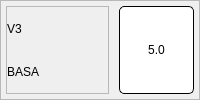
                       <widget class="QFrame" name="frame_97">
                        <property name="frameShape">
                         <enum>QFrame::StyledPanel</enum>
                        </property>
                        <property name="frameShadow">
                         <enum>QFrame::Raised</enum>
                        </property>
                        <layout class="QHBoxLayout" name="horizontalLayout_46" stretch="4,1">
                         <property name="spacing">
                          <number>10</number>
                         </property>
                         <property name="leftMargin">
                          <number>5</number>
                         </property>
                         <property name="topMargin">
                          <number>5</number>
                         </property>
                         <property name="rightMargin">
                          <number>5</number>
                         </property>
                         <property name="bottomMargin">
                          <number>5</number>
                         </property>
                         <item>
                          <widget class="QFrame" name="frame_98">
                           <property name="frameShape">
                            <enum>QFrame::StyledPanel</enum>
                           </property>
                           <property name="frameShadow">
                            <enum>QFrame::Raised</enum>
                           </property>
                           <layout class="QVBoxLayout" name="verticalLayout_65">
                            <property name="spacing">
                             <number>0</number>
                            </property>
                            <property name="leftMargin">
                             <number>0</number>
                            </property>
                            <property name="topMargin">
                             <number>0</number>
                            </property>
                            <property name="rightMargin">
                             <number>0</number>
                            </property>
                            <property name="bottomMargin">
                             <number>0</number>
                            </property>
                            <item>
                             <widget class="QLabel" name="label_106">
                              <property name="styleSheet">
                               <string notr="true">font: bold 28px &quot;Roboto&quot;;</string>
                              </property>
                              <property name="text">
                               <string>V3</string>
                              </property>
                             </widget>
                            </item>
                            <item>
                             <widget class="QLabel" name="label_107">
                              <property name="styleSheet">
                               <string notr="true">font:  20px &quot;Roboto&quot;;</string>
                              </property>
                              <property name="text">
                               <string>BASA</string>
                              </property>
                             </widget>
                            </item>
                           </layout>
                          </widget>
                         </item>
                         <item>
                          <widget class="QPushButton" name="v3_button">
                           <property name="sizePolicy">
                            <sizepolicy hsizetype="Minimum" vsizetype="Minimum">
                             <horstretch>0</horstretch>
                             <verstretch>0</verstretch>
                            </sizepolicy>
                           </property>
                           <property name="minimumSize">
                            <size>
                             <width>75</width>
                             <height>40</height>
                            </size>
                           </property>
                           <property name="maximumSize">
                            <size>
                             <width>16777215</width>
                             <height>16777215</height>
                            </size>
                           </property>
                           <property name="styleSheet">
                            <string notr="true">background: #FFFFFF;
border: 1px solid #000000;
border-radius: 5px;
font:  bold 16px &quot;Roboto&quot;;</string>
                           </property>
                           <property name="text">
                            <string>5.0</string>
                           </property>
                          </widget>
                         </item>
                        </layout>
                       </widget>
